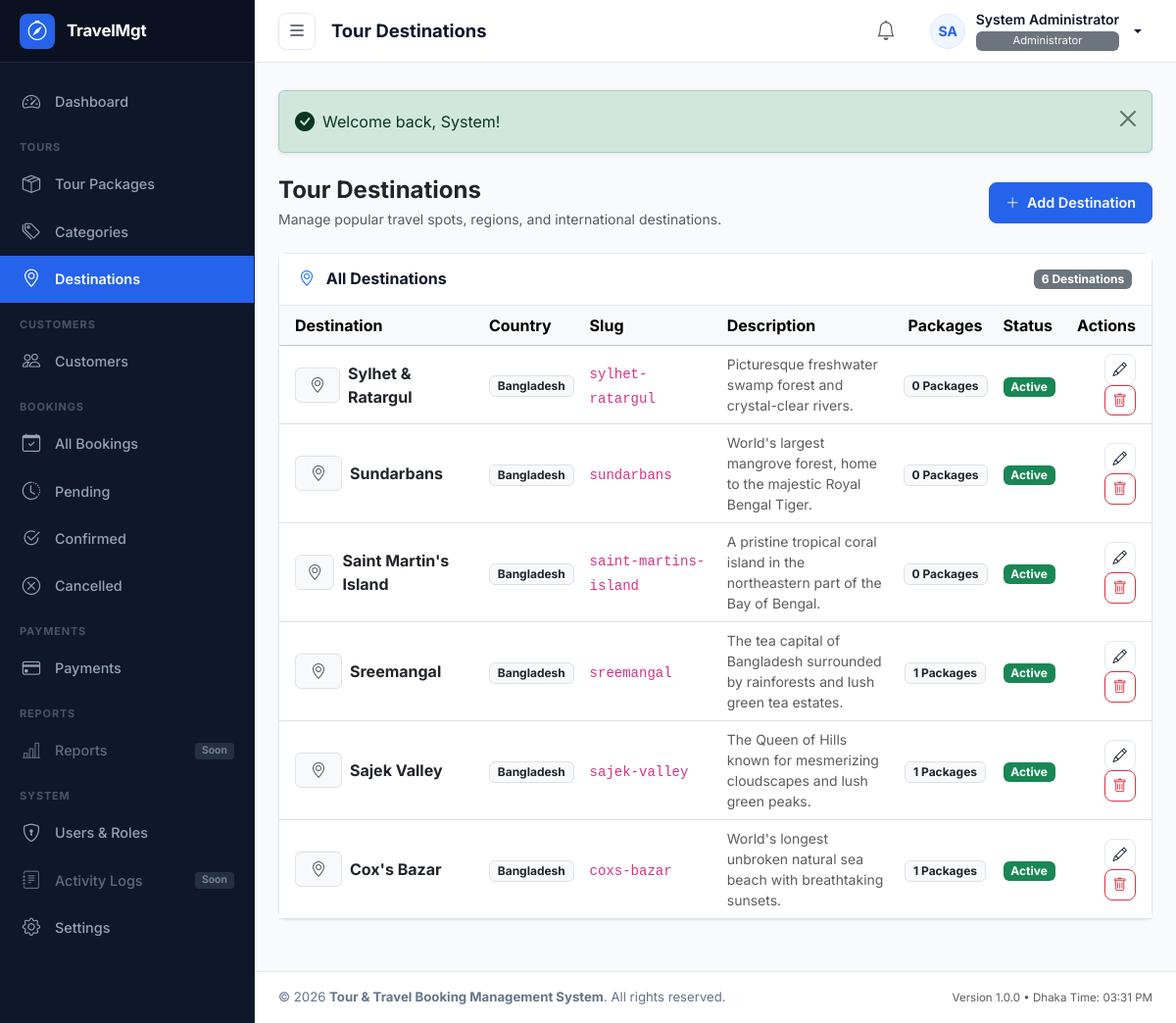
/modules/tours/destinations.php (signed in), run on the app's committed database.
### tables this page shows
CREATE TABLE `users` (
  `id` INT UNSIGNED NOT NULL AUTO_INCREMENT,
  `role_id` INT UNSIGNED NOT NULL,
  `first_name` VARCHAR(50) NOT NULL,
  `last_name` VARCHAR(50) NOT NULL,
  `name` VARCHAR(100) NOT NULL,
  `email` VARCHAR(100) NOT NULL,
  `phone` VARCHAR(20) DEFAULT NULL,
  `password` VARCHAR(255) NOT NULL,
  `avatar` VARCHAR(255) DEFAULT NULL,
  `status` ENUM('active', 'inactive') NOT NULL DEFAULT 'active',
  `last_login` DATETIME DEFAULT NULL,
  `created_at` TIMESTAMP NOT NULL DEFAULT CURRENT_TIMESTAMP,
  `updated_at` TIMESTAMP NOT NULL DEFAULT CURRENT_TIMESTAMP ON UPDATE CURRENT_TIMESTAMP,
  `deleted_at` DATETIME DEFAULT NULL,
  PRIMARY KEY (`id`),
  UNIQUE KEY `uk_users_email` (`email`),
  KEY `idx_users_role_id` (`role_id`),
  KEY `idx_users_status` (`status`),
  KEY `idx_users_deleted_at` (`deleted_at`),
  CONSTRAINT `fk_users_role` FOREIGN KEY (`role_id`) REFERENCES `roles` (`id`) ON DELETE RESTRICT ON UPDATE CASCADE
);

CREATE TABLE `roles` (
  `id` INT UNSIGNED NOT NULL AUTO_INCREMENT,
  `name` VARCHAR(50) NOT NULL,
  `slug` VARCHAR(50) NOT NULL,
  `description` VARCHAR(255) DEFAULT NULL,
  `created_at` TIMESTAMP NOT NULL DEFAULT CURRENT_TIMESTAMP,
  `updated_at` TIMESTAMP NOT NULL DEFAULT CURRENT_TIMESTAMP ON UPDATE CURRENT_TIMESTAMP,
  PRIMARY KEY (`id`),
  UNIQUE KEY `uk_roles_slug` (`slug`)
);

CREATE TABLE `tour_destinations` (
  `id` INT UNSIGNED NOT NULL AUTO_INCREMENT,
  `name` VARCHAR(100) NOT NULL,
  `slug` VARCHAR(120) NOT NULL,
  `country` VARCHAR(100) DEFAULT 'Bangladesh',
  `description` TEXT DEFAULT NULL,
  `image` VARCHAR(255) DEFAULT NULL,
  `status` ENUM('active', 'inactive') NOT NULL DEFAULT 'active',
  `created_at` TIMESTAMP NOT NULL DEFAULT CURRENT_TIMESTAMP,
  `updated_at` TIMESTAMP NOT NULL DEFAULT CURRENT_TIMESTAMP ON UPDATE CURRENT_TIMESTAMP,
  `deleted_at` DATETIME DEFAULT NULL,
  PRIMARY KEY (`id`),
  UNIQUE KEY `uk_tour_destinations_slug` (`slug`),
  KEY `idx_tour_destinations_status` (`status`),
  KEY `idx_tour_destinations_deleted_at` (`deleted_at`)
);

### includes/functions.php (called while the page is built, shortened)
<?php
require_once __DIR__ . '/flash.php';
function e($value): string
{
    return htmlspecialchars((string)($value ?? ''), ENT_QUOTES, 'UTF-8');
}
function current_user_id(): ?int
{
    return isset($_SESSION['user_id']) ? (int)$_SESSION['user_id'] : null;
}
function current_user(): ?array
{
    static $cachedUser = null;
    static $cachedUserId = null;
    $userId = current_user_id();
    if ($cachedUser !== null && $cachedUserId === $userId) {
        return $cachedUser;
    }
    try {
        $pdo = get_db_connection();
        $stmt = $pdo->prepare("
            SELECT
                u.id,
                u.role_id,
                u.first_name,
                u.last_name,
                u.name,
                u.email,
                u.phone,
                u.avatar,
                u.status,
                u.last_login,
                u.created_at,
                u.updated_at,
                r.name AS role_name,
                r.slug AS role_slug
            FROM users u
            JOIN roles r ON u.role_id = r.id
            WHERE u.id = :id AND u.deleted_at IS NULL
            LIMIT 1
        ");
        $stmt->execute(['id' => $userId]);
        $user = $stmt->fetch();
        if ($user) {
            $cachedUser = $user;
            $cachedUserId = $userId;
            return $user;
        }
    } catch (PDOException $e) {
        error_log('current_user query error: ' . $e->getMessage());
    }
    return null;
}
function has_permission(string $permissionSlug): bool
{
    $user = current_user();
    if ($user['role_slug'] === 'administrator') {
        return true;
    }
    static $userPermissions = null;
    return in_array($permissionSlug, $userPermissions, true);
}
function require_login(): void
{
    $user = current_user();
}
function get_user_initials(string $name): string
{
    $words = explode(' ', trim($name));
    $initials = '';
    if (!empty($words[0])) {
        $initials .= mb_substr($words[0], 0, 1, 'UTF-8');
    }
    if (count($words) > 1 && !empty($words[count($words) - 1])) {
        $initials .= mb_substr($words[count($words) - 1], 0, 1, 'UTF-8');
    }
    return strtoupper($initials ?: 'U');
}
function get_avatar_url(?string $avatarFilename): ?string
{
    if (empty($avatarFilename)) {
        return null;
    }
    return null;
}
function get_destination_image_url(?string $filename): ?string
{
    if (empty($filename)) {
        return null;
    }
    return null;
}

### includes/auth_check.php (called while the page is built)
<?php
require_once __DIR__ . '/functions.php';
require_login();

### modules/tours/destinations.php (the view, shortened to what this page needs)
<?php
$pageTitle = 'Tour Destinations';
require_once __DIR__ . '/../../includes/admin_header.php';
require_once __DIR__ . '/../../includes/admin_sidebar.php';
$canCreate = has_permission('destinations.create');
$canEdit   = has_permission('destinations.edit');
$canDelete = has_permission('destinations.delete');
$destinations = [];
try {
    $pdo = get_db_connection();
    $stmt = $pdo->query("
        SELECT d.*,
               (SELECT COUNT(*) FROM tour_packages p WHERE p.destination_id = d.id AND p.deleted_at IS NULL) AS total_packages
        FROM tour_destinations d
        WHERE d.deleted_at IS NULL
        ORDER BY d.id DESC
    ");
    $destinations = $stmt->fetchAll();
} catch (PDOException $e) {
    error_log('Destinations list error: ' . $e->getMessage());
}
?>
<main id="admin-main">
    <?php require_once __DIR__ . '/../../includes/admin_topbar.php'; ?>
    <div class="admin-content-body">
        <?= display_flash(); ?>
        <div class="d-flex flex-column flex-sm-row justify-content-between align-items-sm-center gap-3 mb-4">
            <div>
                <h2 class="fs-4 fw-bold text-dark mb-1">Tour Destinations</h2>
                <p class="text-muted small mb-0">Manage popular travel spots, regions, and international destinations.</p>
            </div>
            <?php if ($canCreate): ?>
                <button type="button" class="btn btn-primary" data-bs-toggle="modal" data-bs-target="#addDestinationModal">
                    <i class="bi bi-plus-lg me-1"></i> Add Destination
                </button>
            <?php endif; ?>
        </div>
        <div class="admin-card">
            <div class="admin-card-header">
                <h3 class="admin-card-title">
                    <i class="bi bi-geo-alt me-2 text-primary"></i> All Destinations
                </h3>
                <span class="badge bg-secondary"><?= count($destinations); ?> Destinations</span>
            </div>
            <div class="admin-card-body p-0">
                <div class="table-responsive">
                    <table class="table table-hover align-middle mb-0">
                        <thead class="table-light">
                            <tr>
                                <th class="ps-3">Destination</th>
                                <th>Country</th>
                                <th>Slug</th>
                                <th>Description</th>
                                <th class="text-center">Packages</th>
                                <th>Status</th>
                                <th class="pe-3 text-end">Actions</th>
                            </tr>
                        </thead>
                        <tbody>
                            <?php if (!empty($destinations)): ?>
                                <?php foreach ($destinations as $dest):
                                    $destImgUrl = get_destination_image_url($dest['image'] ?? null);
                                ?>
                                    <tr>
                                        <td class="ps-3">
                                            <div class="d-flex align-items-center gap-2">
                                                <?php if ($destImgUrl): ?>
                                                    <img src="<?= e($destImgUrl); ?>" alt="<?= e($dest['name']); ?>" class="rounded" style="width: 48px; height: 36px; object-fit: cover;">
                                                <?php else: ?>
                                                    <div class="rounded bg-light text-muted d-flex align-items-center justify-content-center border" style="width: 48px; height: 36px; font-size: 1rem;">
                                                        <i class="bi bi-geo-alt"></i>
                                                    </div>
                                                <?php endif; ?>
                                                <div>
                                                    <div class="fw-bold text-dark"><?= e($dest['name']); ?></div>
                                                </div>
                                            </div>
                                        </td>
                                        <td><span class="badge bg-light text-dark border"><?= e($dest['country'] ?: 'Bangladesh'); ?></span></td>
                                        <td><code><?= e($dest['slug']); ?></code></td>
                                        <td class="text-muted small" style="max-width: 260px;">
                                            <?= e($dest['description'] ?: '—'); ?>
                                        </td>
                                        <td class="text-center">
                                            <span class="badge bg-light text-dark border px-2 py-1">
                                                <?= (int)$dest['total_packages']; ?> Packages
                                            </span>
                                        </td>
                                        <td>
                                            <span class="badge <?= $dest['status'] === 'active' ? 'bg-success' : 'bg-secondary'; ?>">
                                                <?= ucfirst(e($dest['status'])); ?>
                                            </span>
                                        </td>
                                        <td class="pe-3 text-end">
                                            <?php if ($canEdit): ?>
                                                <button
                                                    type="button"
                                                    class="btn btn-outline-secondary btn-sm p-1 px-2 btn-edit-dest"
                                                    data-id="<?= (int)$dest['id']; ?>"
                                                    data-name="<?= e($dest['name']); ?>"
                                                    data-country="<?= e($dest['country'] ?? ''); ?>"
                                                    data-description="<?= e($dest['description'] ?? ''); ?>"
                                                    data-status="<?= e($dest['status']); ?>"
                                                    data-image="<?= e($destImgUrl ?: ''); ?>"
                                                    title="Edit Destination"
                                                >
                                                    <i class="bi bi-pencil"></i>
                                                </button>
                                            <?php endif; ?>
                                            <?php if ($canDelete): ?>
                                                <button
                                                    type="button"
                                                    class="btn btn-outline-danger btn-sm p-1 px-2 ms-1 btn-delete-dest"
                                                    data-id="<?= (int)$dest['id']; ?>"
                                                    data-name="<?= e($dest['name']); ?>"
                                                    title="Delete Destination"
                                                >
                                                    <i class="bi bi-trash"></i>
                                                </button>
                                            <?php endif; ?>
                                        </td>
                                    </tr>
                                <?php endforeach; ?>
                            <?php else: ?>
                                <tr>
                                    <td colspan="7" class="text-center py-4 text-muted">No tour destinations found. Click "Add Destination" to create one.</td>
                                </tr>
                            <?php endif; ?>
                        </tbody>
                    </table>
                </div>
            </div>
        </div>
    </div>
<?php require_once __DIR__ . '/../../includes/admin_footer.php'; ?>

### includes/admin_topbar.php (shortened to what this page needs)
<?php
$user = current_user();
$userName = $user['name'] ?? 'User';
$userRole = $user['role_name'] ?? 'Staff';
$userAvatarUrl = get_avatar_url($user['avatar'] ?? null);
$userInitials = get_user_initials($userName);
?>
<header id="admin-topbar">
    <div class="topbar-left">
        <button type="button" id="sidebar-toggle" class="sidebar-toggle-btn" aria-label="Toggle Sidebar" title="Toggle Navigation Sidebar">
            <i class="bi bi-list fs-5"></i>
        </button>
        <h1 class="page-title"><?= isset($pageTitle) ? e($pageTitle) : 'Dashboard'; ?></h1>
    </div>
    <div class="topbar-right">
        <div class="dropdown">
            <button class="btn btn-outline-secondary btn-sm p-2 rounded-circle border-0 text-muted" type="button" data-bs-toggle="dropdown" aria-expanded="false" title="Notifications">
                <i class="bi bi-bell fs-5"></i>
            </button>
        </div>
        <div class="dropdown">
            <button class="user-profile-btn dropdown-toggle" type="button" id="userMenuDropdown" data-bs-toggle="dropdown" aria-expanded="false">
                <?php if ($userAvatarUrl): ?>
                    <img src="<?= e($userAvatarUrl); ?>" alt="<?= e($userName); ?>" class="avatar-circle">
                <?php else: ?>
                    <span class="avatar-circle"><?= e($userInitials); ?></span>
                <?php endif; ?>
                <div class="user-meta-info">
                    <span class="user-meta-name"><?= e($userName); ?></span>
                    <span class="user-meta-role badge bg-secondary text-light fw-normal py-1 px-2 mt-1" style="font-size: 0.7rem;"><?= e($userRole); ?></span>
                </div>
            </button>
        </div>
    </div>
</header>

### data on the page
users: userInitials "SA", name "System Administrator", role.name "Administrator"
tour_destinations: name "Sylhet & Ratargul", country "Bangladesh", slug "sylhet-ratargul", description "Picturesque freshwater swamp forest and crystal-clear rivers.", total_packages "0", status "Active"
tour_destinations: name "Sundarbans", country "Bangladesh", slug "sundarbans", description "World's largest mangrove forest, home to the majestic Royal Bengal Tiger.", total_packages "0", status "Active"
tour_destinations: name "Saint Martin's Island", country "Bangladesh", slug "saint-martins-island", description "A pristine tropical coral island in the northeastern part of the Bay of Bengal.", total_packages "0", status "Active"
tour_destinations: name "Sreemangal", country "Bangladesh", slug "sreemangal", description "The tea capital of Bangladesh surrounded by rainforests and lush green tea estates.", total_packages "1", status "Active"
tour_destinations: name "Sajek Valley", country "Bangladesh", slug "sajek-valley", description "The Queen of Hills known for mesmerizing cloudscapes and lush green peaks.", total_packages "1", status "Active"
tour_destinations: name "Cox's Bazar", country "Bangladesh", slug "coxs-bazar", description "World's longest unbroken natural sea beach with breathtaking sunsets.", total_packages "1", status "Active"

### other printed values
APP_SHORT_NAME "TravelMgt"
$pageTitle "Tour Destinations"
count($destinations) "6"
APP_NAME "Tour & Travel Booking Management System"
APP_VERSION "1.0.0"
